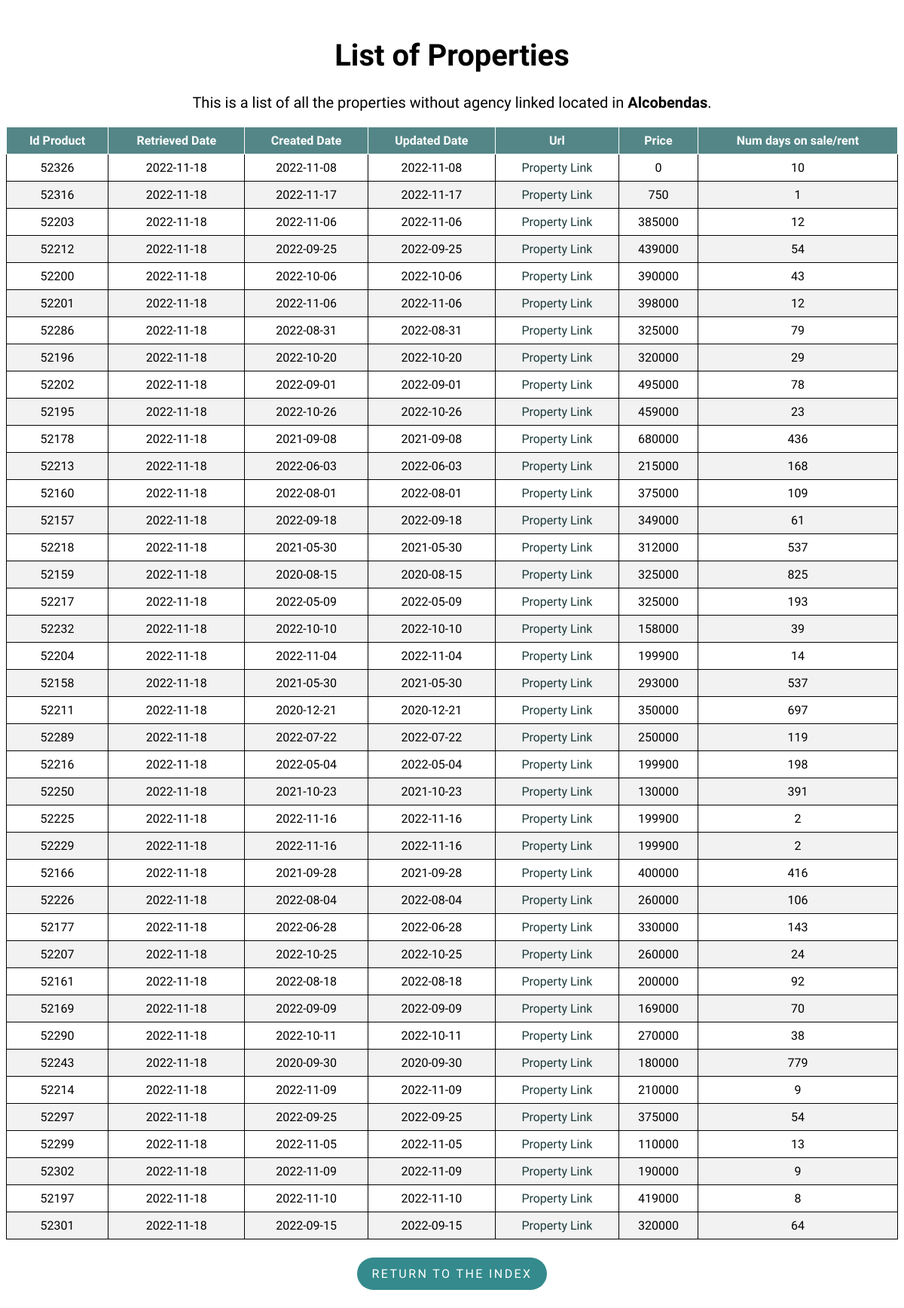
Page /property/Alcobendas on the committed database.
### flask-app/read_db.py (models this page shows)
class Property(db.Model):
    __tablename__ = 'properties'
    id_product = db.Column(db.Integer, primary_key=True)
    retrieved_date = db.Column(db.Date)
    created_date = db.Column(db.Date)
    url = db.Column(db.Text)
    mobile = db.Column(db.Integer)
    agency = db.Column(db.Text)
    real_estate_id = db.Column(db.Integer)
    price = db.Column(db.Integer)
    type_id = db.Column(db.Integer)
    trans_type_id = db.Column(db.Integer)
    location = db.Column(db.Text)
    num_days = db.Column(db.Integer)
    updated_date = db.Column(db.Date)

### flask-app/read_db.py (the view)
@app.route('/property/<location>', methods=['GET', 'POST'])
def property(location):
    properties = Property.query.filter_by(
        type_id=1, location=location).order_by(Property.url).distinct()
    return render_template('list.html', properties=properties, location=location)

### flask-app/templates/list.html (shortened to what this page needs)
<!DOCTYPE html>
<html lang="en">
<head>
    <link rel="stylesheet" type="text/css" href="{{ url_for('static', filename='styles/style.css') }}">
    <link rel="stylesheet" type="text/css" href="{{ url_for('static', filename='styles/tablesort.css') }}">
</head>
<body>
    <h1 class="list_header" style="font-size:40px;">List of Properties</h1>
    <p class="list_header" style="margin-top: 25px;font-size:20px;">This is a list of all the properties without agency linked located in
        <strong>{{ location }}</strong>.
    </p>
    <table class="table table-sortable">
        <thead>
            <tr>
                <th>Id Product</th>
                <th>Retrieved Date</th>
                <th>Created Date</th>
                <th>Updated Date</th>
                <th>Url</th>
                <th>Price</th>
                <th>Num days on sale/rent</th>
            </tr>
        </thead>
        <tbody>
            {% for property in properties %}
            <tr>
                <td>{{ property.id_product }}</td>
                <td>{{ property.retrieved_date }}</td>
                <td>{{ property.created_date }}</td>
                <td>{{ property.updated_date }}</td>
                <td>
                    <a class="property_link" href={{ property.url }}>Property Link</a>
                </td>
                <td><a>{{ property.price }}</a></td>
                <td>{{ property.num_days }}</td>
            </tr>
            {% endfor %}
        </tbody>
    </table>
    <div class = "btn_container">
        <p class="return_btn"><a class = "btn_link" href="{{ url_for('index') }}">Return to the index</a></p>
    </div>
</body>
</html>

### flask-app/static/styles/style.css (style rules this page uses)
body { font-family: 'Muli','Open Sans','Open Sans-fallback',sans-serif; }
table, th, td { border: 1px solid; }
table { width: 100%; border-collapse: collapse; }
th, td { text-align: center; padding: 8px; }
tr:nth-child(even) { background-color: #f2f2f2 }
th { background-color: rgb(84, 134, 135); color: white; }
.index_header, .list_header { margin-top: 50px; text-align: center; }
a.property_link { text-decoration: none; }
a.property_link:link, a.property_link:visited { color: rgb(28, 58, 58); }
.return_btn { display: inline-block; padding: .75rem 1.25rem; border-radius: 10rem; text-transform: uppercase; font-size: 1rem; letter-spacing: .15rem; transition: all .3s; position: relative; overflow: hidden; z-index: 1; background-color: rgb(52, 138, 140); }
.btn_link { text-decoration: none; color: #fff; }
.btn_container { margin-top: 8px; display: flex; justify-content: center; align-items: center; }

### flask-app/static/styles/tablesort.css (style rules this page uses)
.table-sortable th { cursor: pointer; }

### rows in the picture
Property: id_product "52326", retrieved_date "2022-11-18", created_date "2022-11-08", updated_date "2022-11-08", price "0", num_days "10"
Property: id_product "52316", retrieved_date "2022-11-18", created_date "2022-11-17", updated_date "2022-11-17", price "750", num_days "1"
Property: id_product "52203", retrieved_date "2022-11-18", created_date "2022-11-06", updated_date "2022-11-06", price "385000", num_days "12"
Property: id_product "52212", retrieved_date "2022-11-18", created_date "2022-09-25", updated_date "2022-09-25", price "439000", num_days "54"
Property: id_product "52200", retrieved_date "2022-11-18", created_date "2022-10-06", updated_date "2022-10-06", price "390000", num_days "43"
Property: id_product "52201", retrieved_date "2022-11-18", created_date "2022-11-06", updated_date "2022-11-06", price "398000", num_days "12"
Property: id_product "52286", retrieved_date "2022-11-18", created_date "2022-08-31", updated_date "2022-08-31", price "325000", num_days "79"
Property: id_product "52196", retrieved_date "2022-11-18", created_date "2022-10-20", updated_date "2022-10-20", price "320000", num_days "29"
Property: id_product "52202", retrieved_date "2022-11-18", created_date "2022-09-01", updated_date "2022-09-01", price "495000", num_days "78"
Property: id_product "52195", retrieved_date "2022-11-18", created_date "2022-10-26", updated_date "2022-10-26", price "459000", num_days "23"
Property: id_product "52178", retrieved_date "2022-11-18", created_date "2021-09-08", updated_date "2021-09-08", price "680000", num_days "436"
Property: id_product "52213", retrieved_date "2022-11-18", created_date "2022-06-03", updated_date "2022-06-03", price "215000", num_days "168"
Property: id_product "52160", retrieved_date "2022-11-18", created_date "2022-08-01", updated_date "2022-08-01", price "375000", num_days "109"
Property: id_product "52157", retrieved_date "2022-11-18", created_date "2022-09-18", updated_date "2022-09-18", price "349000", num_days "61"
Property: id_product "52218", retrieved_date "2022-11-18", created_date "2021-05-30", updated_date "2021-05-30", price "312000", num_days "537"
Property: id_product "52159", retrieved_date "2022-11-18", created_date "2020-08-15", updated_date "2020-08-15", price "325000", num_days "825"
Property: id_product "52217", retrieved_date "2022-11-18", created_date "2022-05-09", updated_date "2022-05-09", price "325000", num_days "193"
Property: id_product "52232", retrieved_date "2022-11-18", created_date "2022-10-10", updated_date "2022-10-10", price "158000", num_days "39"
Property: id_product "52204", retrieved_date "2022-11-18", created_date "2022-11-04", updated_date "2022-11-04", price "199900", num_days "14"
Property: id_product "52158", retrieved_date "2022-11-18", created_date "2021-05-30", updated_date "2021-05-30", price "293000", num_days "537"
Property: id_product "52211", retrieved_date "2022-11-18", created_date "2020-12-21", updated_date "2020-12-21", price "350000", num_days "697"
Property: id_product "52289", retrieved_date "2022-11-18", created_date "2022-07-22", updated_date "2022-07-22", price "250000", num_days "119"
Property: id_product "52216", retrieved_date "2022-11-18", created_date "2022-05-04", updated_date "2022-05-04", price "199900", num_days "198"
Property: id_product "52250", retrieved_date "2022-11-18", created_date "2021-10-23", updated_date "2021-10-23", price "130000", num_days "391"
Property: id_product "52225", retrieved_date "2022-11-18", created_date "2022-11-16", updated_date "2022-11-16", price "199900", num_days "2"
Property: id_product "52229", retrieved_date "2022-11-18", created_date "2022-11-16", updated_date "2022-11-16", price "199900", num_days "2"
Property: id_product "52166", retrieved_date "2022-11-18", created_date "2021-09-28", updated_date "2021-09-28", price "400000", num_days "416"
Property: id_product "52226", retrieved_date "2022-11-18", created_date "2022-08-04", updated_date "2022-08-04", price "260000", num_days "106"
Property: id_product "52177", retrieved_date "2022-11-18", created_date "2022-06-28", updated_date "2022-06-28", price "330000", num_days "143"
Property: id_product "52207", retrieved_date "2022-11-18", created_date "2022-10-25", updated_date "2022-10-25", price "260000", num_days "24"
Property: id_product "52161", retrieved_date "2022-11-18", created_date "2022-08-18", updated_date "2022-08-18", price "200000", num_days "92"
Property: id_product "52169", retrieved_date "2022-11-18", created_date "2022-09-09", updated_date "2022-09-09", price "169000", num_days "70"
Property: id_product "52290", retrieved_date "2022-11-18", created_date "2022-10-11", updated_date "2022-10-11", price "270000", num_days "38"
Property: id_product "52243", retrieved_date "2022-11-18", created_date "2020-09-30", updated_date "2020-09-30", price "180000", num_days "779"
Property: id_product "52214", retrieved_date "2022-11-18", created_date "2022-11-09", updated_date "2022-11-09", price "210000", num_days "9"
Property: id_product "52297", retrieved_date "2022-11-18", created_date "2022-09-25", updated_date "2022-09-25", price "375000", num_days "54"
Property: id_product "52299", retrieved_date "2022-11-18", created_date "2022-11-05", updated_date "2022-11-05", price "110000", num_days "13"
Property: id_product "52302", retrieved_date "2022-11-18", created_date "2022-11-09", updated_date "2022-11-09", price "190000", num_days "9"
Property: id_product "52197", retrieved_date "2022-11-18", created_date "2022-11-10", updated_date "2022-11-10", price "419000", num_days "8"
Property: id_product "52301", retrieved_date "2022-11-18", created_date "2022-09-15", updated_date "2022-09-15", price "320000", num_days "64"

### other values in the picture
{{ location }} "Alcobendas"
